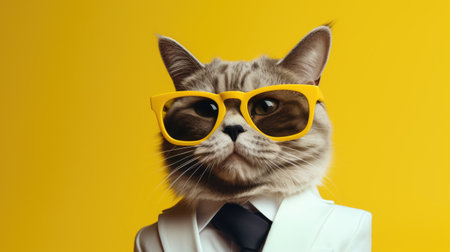
#> input picture picopy/c1.jpg, 450 x 252 px
$ python picopy.py --imagepath c1.jpg
#> lines starting #> are read from the running program, lines starting #| are printed output that depends on the picture
import cv2
import numpy as np
import argparse
import requests

def convert_image_to_watercolor(image_path):

#> called with image_path = 'c1.jpg'
    if image_path[-4:] =="jpeg" :
        image_postfix = "jpeg"

    image_postfix = image_path[-3:]
    print(image_postfix)
    if image_path[0:5] == "https" :
        img_data = requests.get(image_path).content
        with open(f'./user_image.{image_postfix}', 'wb') as handler:
            file = handler.write(img_data)
            image_path = f'user_image.{image_postfix}'


    image = cv2.imread(image_path)
#> image is the input picture: shape (252, 450, 3); mean B, G, R 42.4, 161.3, 194.7
    image_resized = cv2.resize(image, None, fx=1.5, fy=1.5)

    #removing impurities from image
    image_cleared = cv2.medianBlur(image_resized, 3)
    image_cleared = cv2.medianBlur(image_cleared, 3)
    #image_cleared = cv2.medianBlur(image_cleared, 3)
    image_cleared = cv2.edgePreservingFilter(image_cleared, sigma_s=5)
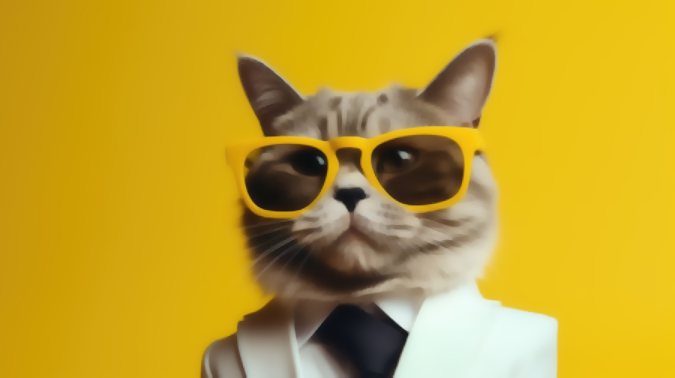
#> image_cleared: shape (378, 675, 3); mean B, G, R 42.4, 161.3, 194.7

    #Bilateral Image filtering
    image_filtered = cv2.bilateralFilter(image_cleared, 5, 10, 5)
    for i in range(2):
        image_filtered = cv2.bilateralFilter(image_filtered, 9, 20, 10)
    for i in range(3):
        image_filtered = cv2.bilateralFilter(image_filtered, 11, 30, 10)
    for i in range(3):
        image_filtered = cv2.bilateralFilter(image_filtered, 15, 40, 10)
    for i in range(3):
        image_filtered = cv2.bilateralFilter(image_filtered, 15, 10, 10)

    #Sharpening the image using addWeighted()
    gaussian_mask= cv2.GaussianBlur(image_filtered, (5,5), 2)
    image_sharp = cv2.addWeighted(image_filtered, 1.5, gaussian_mask, -0.5, 0)
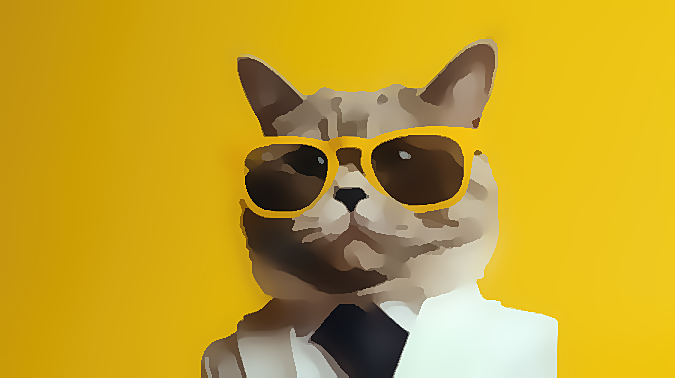
#> image_sharp: shape (378, 675, 3); mean B, G, R 42.3, 161.3, 194.7
    image_sharp = cv2.addWeighted(image_sharp, 1.4, gaussian_mask, -0.2, 10)
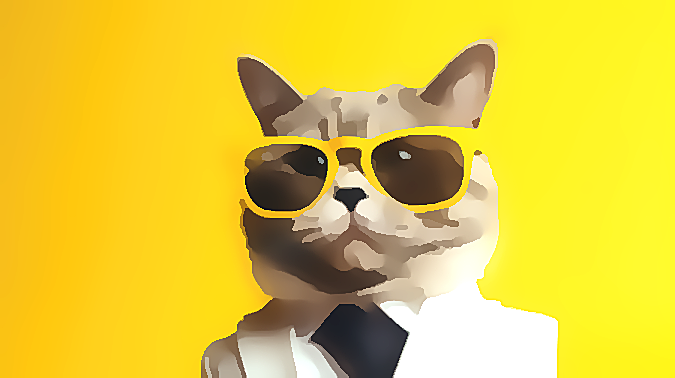
#> image_sharp: shape (378, 675, 3); mean B, G, R 59, 201.1, 227.5
    cv2.imwrite(f"watercolor.{image_postfix}" , img=image_sharp)
    #cv2.imshow('Final Image', image_sharp)
    #cv2.waitKey(0)


if __name__ == "__main__":
    parser = argparse.ArgumentParser()
    parser.add_argument("--imagepath" ,type=str , help="write your image's path")
    arg = parser.parse_args()
    image_path = str(arg.imagepath)
    watercolor_image = convert_image_to_watercolor(image_path=image_path)


'''
how to run :

!pip install picopy
from picopy import picopy   # from package_name import filename
picopy.convert_image_to_watercolor("image.jpg")

or

pip install picopy
picopy --imagepath "image.jpg"

'''

$ run again, on picopy/cat.jpg
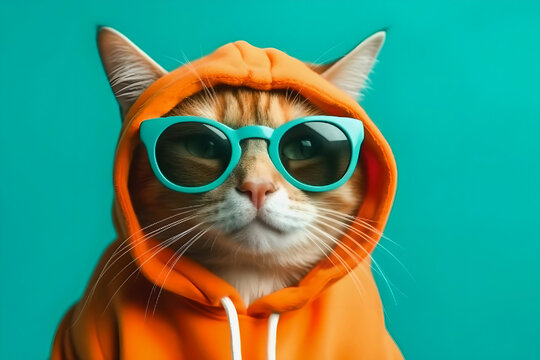
#> input picture picopy/cat.jpg, 540 x 360 px
#> in convert_image_to_watercolor, image is the input picture: shape (360, 540, 3); mean B, G, R 118.5, 144.8, 68.7
#> the loop in convert_image_to_watercolor, `for i in range(2):` made 2 passes
#> pass 1, in convert_image_to_watercolor, `image_filtered = cv2.bilateralFilter(image_filtered, 9, 20, 10)`:
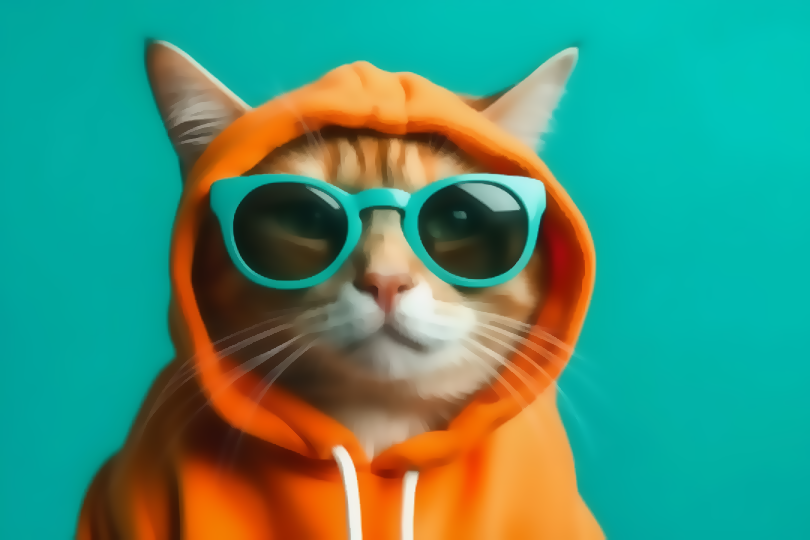
#> image_filtered: shape (540, 810, 3); mean B, G, R 118.4, 144.7, 68.6
#> in convert_image_to_watercolor, `image_sharp = cv2.addWeighted(image_sharp, 1.4, gaussian_mask, -0.2, 10)`:
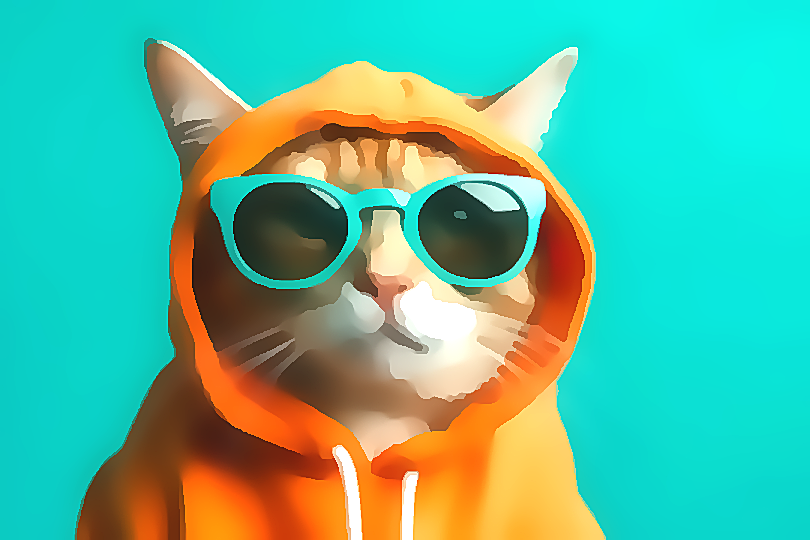
#> image_sharp: shape (540, 810, 3); mean B, G, R 151.7, 183.1, 86.6

$ run again, on picopy/na.jpg
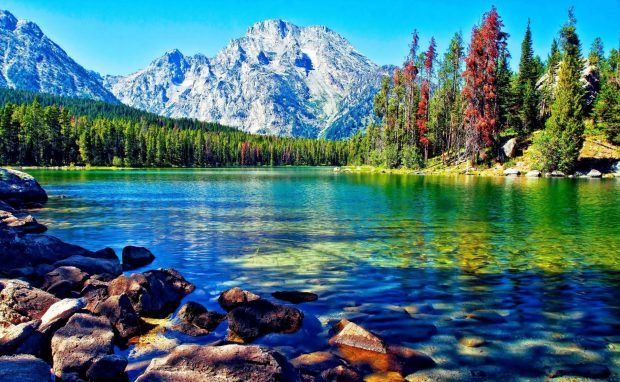
#> input picture picopy/na.jpg, 620 x 382 px
#> in convert_image_to_watercolor, image is the input picture: shape (382, 620, 3); mean B, G, R 121.3, 114.7, 71.4
#> the loop in convert_image_to_watercolor, `for i in range(3):` made 3 passes
#> pass 1, in convert_image_to_watercolor, `image_filtered = cv2.bilateralFilter(image_filtered, 15, 40, 10)`:
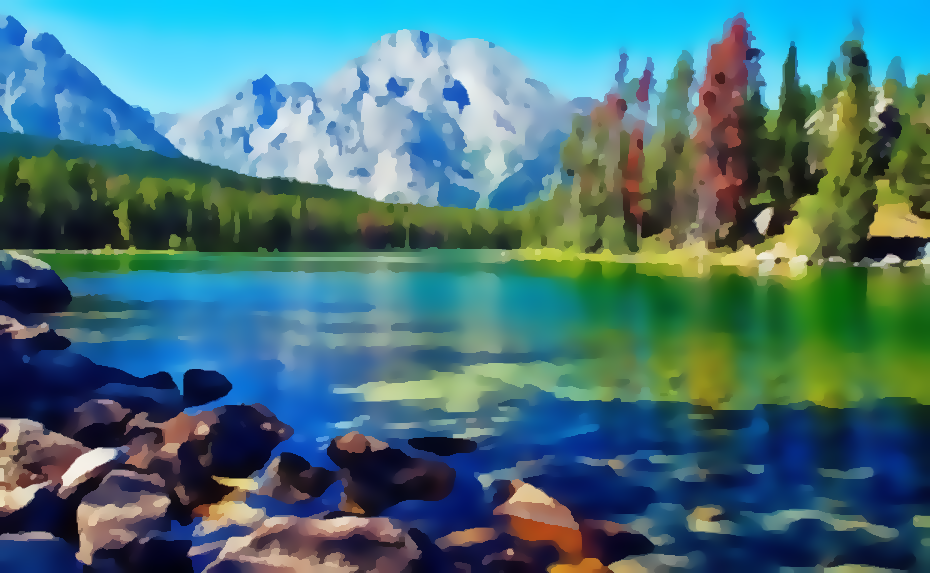
#> image_filtered: shape (573, 930, 3); mean B, G, R 121.1, 114.4, 70.9
#> in convert_image_to_watercolor, `image_sharp = cv2.addWeighted(image_sharp, 1.4, gaussian_mask, -0.2, 10)`:
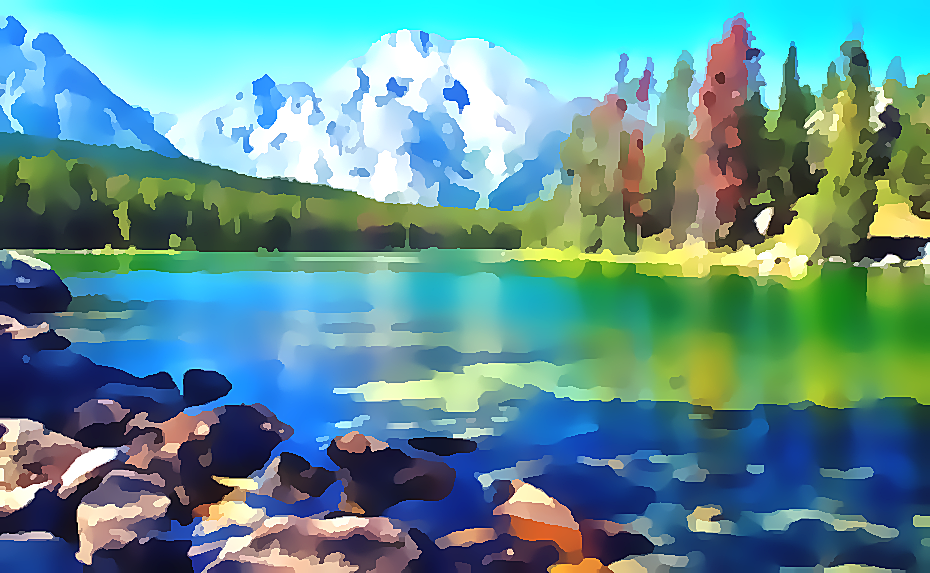
#> image_sharp: shape (573, 930, 3); mean B, G, R 147.4, 145.5, 94.3
